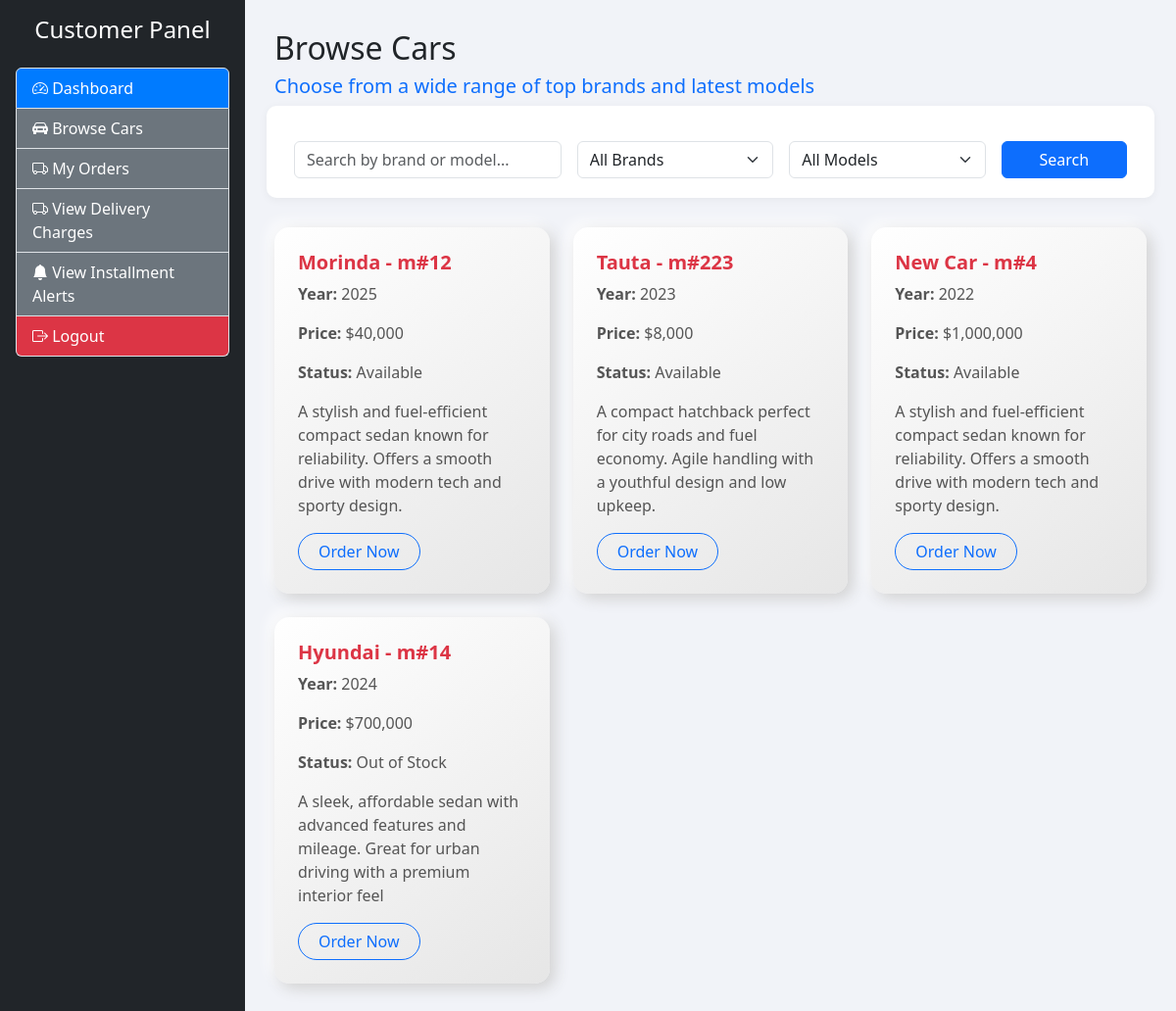
/Customer/browse-cars.php (signed in), run on the app's committed database.
### tables this page shows
CREATE TABLE `cars` (
  `car_id` int(11) NOT NULL,
  `car_name` varchar(255) NOT NULL,
  `car_model` varchar(255) NOT NULL,
  `car_year` int(11) NOT NULL,
  `car_price` decimal(10,2) NOT NULL,
  `availability_status` enum('Available','Out of Stock') DEFAULT 'Available',
  `car_description` text DEFAULT NULL,
  `created_at` timestamp NOT NULL DEFAULT current_timestamp()
);

### Customer/browse-cars.php (the view, shortened to what this page needs)
<?php
include('../includes/connection.php');
$search = $_GET['search'] ?? '';
$sql = "SELECT * FROM cars WHERE 1=1";
$result = mysqli_query($conn, $sql);
?>
<!DOCTYPE html>
<html lang="en">
<head>
  <link href="https://cdn.jsdelivr.net/npm/bootstrap@5.3.0/dist/css/bootstrap.min.css" rel="stylesheet" />
  <link href="https://cdn.jsdelivr.net/npm/bootstrap-icons@1.10.5/font/bootstrap-icons.css" rel="stylesheet" />
</head>
<body>
<?php include 'sidebar.php'; ?>
<div class="content">
  <h2 class="mb-2">Browse Cars</h2>
  <h5 class="text-primary mb-4">Choose from a wide range of top brands and latest models</h5>
  <form class="filter-bar row g-3" method="GET">
    <div class="col-md-4">
      <input type="text" class="form-control" name="search" placeholder="Search by brand or model..." value="<?= htmlspecialchars($search) ?>">
    </div>
    <div class="col-md-3">
      <select class="form-select" name="brand">
        <option value="">All Brands</option>
      </select>
    </div>
    <div class="col-md-3">
      <select class="form-select" name="model">
        <option value="">All Models</option>
      </select>
    </div>
    <div class="col-md-2">
      <button type="submit" class="btn btn-primary w-100">Search</button>
    </div>
  </form>
  <div class="row g-4">
    <?php if (mysqli_num_rows($result) > 0) {
      while ($car = mysqli_fetch_assoc($result)) { ?>
        <div class="col-md-4">
          <div class="card p-4">
            <h5 class="text-danger"><?= $car['car_name'] ?> - <?= $car['car_model'] ?></h5>
            <p><strong>Year:</strong> <?= $car['car_year'] ?></p>
            <p><strong>Price:</strong> $<?= number_format($car['car_price']) ?></p>
            <p><strong>Status:</strong> <?= $car['availability_status'] ?></p>
            <p><?= $car['car_description'] ?></p>
            <form method="POST">
              <button type="submit" class="btn btn-outline-primary">Order Now</button>
            </form>
          </div>
        </div>
    <?php }
    } else { ?>
      <div class="col-12">
        <p class="no-cars">No cars found matching your criteria.</p>
      </div>
    <?php } ?>
  </div>
</div>
</body>
</html>

### Customer/browse-cars.php (style rules this page uses)
body { background-color: #f1f3f8; font-family: 'Segoe UI', sans-serif; }
.content { margin-left: 250px; padding: 30px; }
.filter-bar { background-color: #ffffff; padding: 20px; margin-bottom: 30px; border-radius: 10px; box-shadow: 0 2px 10px rgba(0,0,0,0.05); }
.card { border: none; border-radius: 15px; background: linear-gradient(145deg, #ffffff, #e6e6e6); box-shadow: 5px 5px 15px #d1d1d1, -5px -5px 15px #ffffff; transition: all 0.3s ease; }
.card h5 { font-weight: 600; color: #2d2d2d; }
.card p { color: #555; }
.btn-outline-primary { border-radius: 50px; padding: 6px 20px; }

### data on the page
cars: car_name "Morinda", car_model "m#12", car_year "2025", car_price "40,000", availability_status "Available", car_description "A stylish and fuel-efficient compact sedan known for reliability. Offers a smooth drive with modern tech and sporty design."
cars: car_name "Tauta", car_model "m#223", car_year "2023", car_price "8,000", availability_status "Available", car_description "A compact hatchback perfect for city roads and fuel economy. Agile handling with a youthful design and low upkeep."
cars: car_name "New Car", car_model "m#4", car_year "2022", car_price "1,000,000", availability_status "Available", car_description "A stylish and fuel-efficient compact sedan known for reliability. Offers a smooth drive with modern tech and sporty design."
cars: car_name "Hyundai", car_model "m#14", car_year "2024", car_price "700,000", availability_status "Out of Stock", car_description "A sleek, affordable sedan with advanced features and mileage. Great for urban driving with a premium interior feel"
